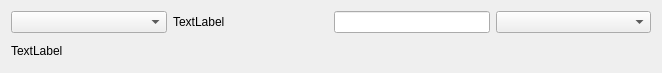
<ui version="4.0" >
 <class>EnterBox</class>
 <widget class="QWidget" name="EnterBox" >
  <property name="geometry" >
   <rect>
    <x>0</x>
    <y>0</y>
    <width>662</width>
    <height>73</height>
   </rect>
  </property>
  <property name="windowTitle" >
   <string>Form</string>
  </property>
  <layout class="QGridLayout" >
   <item row="0" column="0" >
    <layout class="QVBoxLayout" >
     <item>
      <layout class="QHBoxLayout" >
       <item>
        <widget class="QComboBox" name="cbValueType" >
         <property name="sizePolicy" >
          <sizepolicy vsizetype="Fixed" hsizetype="Minimum" >
           <horstretch>0</horstretch>
           <verstretch>0</verstretch>
          </sizepolicy>
         </property>
        </widget>
       </item>
       <item>
        <widget class="QLabel" name="lblDescription" >
         <property name="sizePolicy" >
          <sizepolicy vsizetype="Preferred" hsizetype="Minimum" >
           <horstretch>0</horstretch>
           <verstretch>0</verstretch>
          </sizepolicy>
         </property>
         <property name="text" >
          <string>TextLabel</string>
         </property>
        </widget>
       </item>
       <item>
        <widget class="QLineEdit" name="leValue" >
         <property name="sizePolicy" >
          <sizepolicy vsizetype="Fixed" hsizetype="Preferred" >
           <horstretch>0</horstretch>
           <verstretch>0</verstretch>
          </sizepolicy>
         </property>
        </widget>
       </item>
       <item>
        <widget class="QComboBox" name="cbValueDimension" >
         <property name="sizePolicy" >
          <sizepolicy vsizetype="Fixed" hsizetype="Minimum" >
           <horstretch>0</horstretch>
           <verstretch>0</verstretch>
          </sizepolicy>
         </property>
         <property name="minimumSize" >
          <size>
           <width>100</width>
           <height>0</height>
          </size>
         </property>
        </widget>
       </item>
      </layout>
     </item>
     <item>
      <widget class="QLabel" name="label" >
       <property name="text" >
        <string>TextLabel</string>
       </property>
      </widget>
     </item>
    </layout>
   </item>
  </layout>
 </widget>
 <tabstops>
  <tabstop>leValue</tabstop>
  <tabstop>cbValueDimension</tabstop>
  <tabstop>cbValueType</tabstop>
 </tabstops>
 <resources/>
 <connections>
  <connection>
   <sender>cbValueType</sender>
   <signal>activated(QString)</signal>
   <receiver>EnterBox</receiver>
   <slot>setWindowTitle(QString)</slot>
   <hints>
    <hint type="sourcelabel" >
     <x>96</x>
     <y>115</y>
    </hint>
    <hint type="destinationlabel" >
     <x>208</x>
     <y>53</y>
    </hint>
   </hints>
  </connection>
  <connection>
   <sender>leValue</sender>
   <signal>textChanged(QString)</signal>
   <receiver>EnterBox</receiver>
   <slot>setWindowTitle(QString)</slot>
   <hints>
    <hint type="sourcelabel" >
     <x>91</x>
     <y>230</y>
    </hint>
    <hint type="destinationlabel" >
     <x>424</x>
     <y>265</y>
    </hint>
   </hints>
  </connection>
  <connection>
   <sender>cbValueDimension</sender>
   <signal>activated(QString)</signal>
   <receiver>EnterBox</receiver>
   <slot>setWindowTitle(QString)</slot>
   <hints>
    <hint type="sourcelabel" >
     <x>472</x>
     <y>229</y>
    </hint>
    <hint type="destinationlabel" >
     <x>480</x>
     <y>323</y>
    </hint>
   </hints>
  </connection>
 </connections>
</ui>
